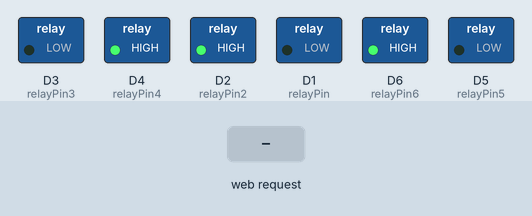
This sketch was run on a simulated ESP8266 (NodeMCU). On the bench: switched loads named in the sketch (green lamp = pin HIGH). The inputs (shaded band) are chosen by the test bench. What the sketch prints to the serial monitor is not drawn.

Above: at 1.2 s.
1.3 s: HTTP request GET /1/off received
At 2.3 s:
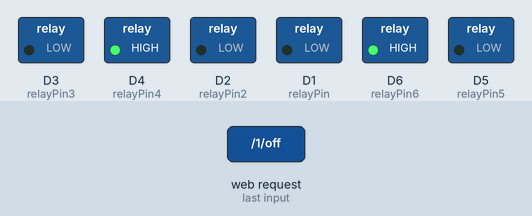
2.8 s: HTTP request GET /1/reverse received
At 3.4 s:
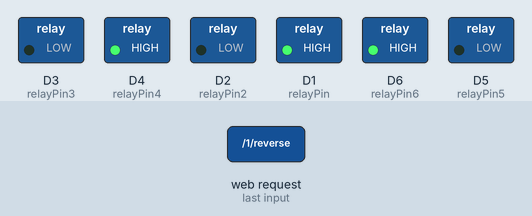
4.3 s: HTTP request GET /2/off received
At 4.6 s:
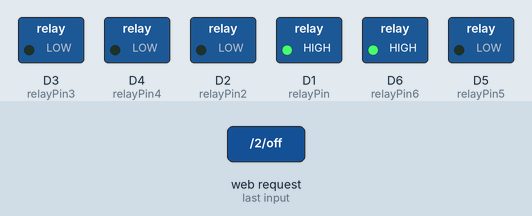
5.8 s: HTTP request GET /1/on received
At 6.9 s:
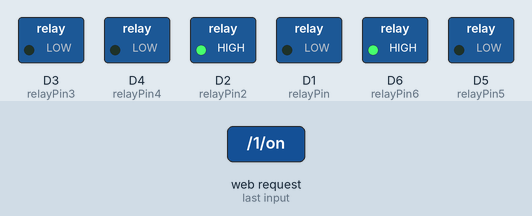
7.3 s: HTTP request GET /2/reverse received
At 8.0 s:
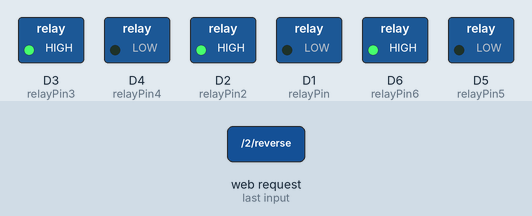
8.8 s: HTTP request GET /2/on received
At 9.2 s:
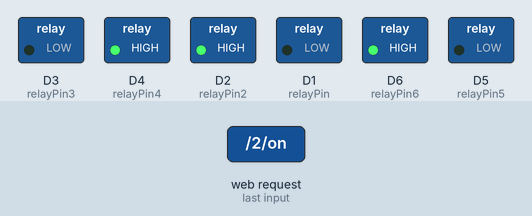
Timing chart, 0 to 11.3 s (numbered marks = the images above; inputs shaded):
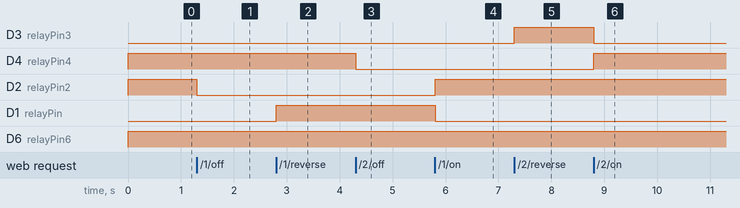

Measured:
- after the input at 1.3 s, D2 (relayPin2): HIGH → LOW at once
- after the input at 2.8 s, D1 (relayPin): LOW → HIGH at once
- after the input at 4.3 s, D4 (relayPin4): HIGH → LOW at once
- after the input at 5.8 s, D2 (relayPin2): LOW → HIGH at once; D1 (relayPin): HIGH → LOW at once
- after the input at 7.3 s, D3 (relayPin3): LOW → HIGH at once
- after the input at 8.8 s, D3 (relayPin3): HIGH → LOW at once; D4 (relayPin4): LOW → HIGH at once

The sketch:

machine_timing.ino
```cpp
#include <ESP8266WiFi.h>
#include <ESP8266WebServer.h>

//Componnent 1
#define relayPin D1
#define relayPin2 D2
bool isTurnC1On = true;
bool isC1Reverse = false;

//Componnent 2
#define relayPin3 D3
#define relayPin4 D4
bool isTurnC2On = true;
bool isC2Reverse = false;

//Componnent 3
#define relayPin5 D5
#define relayPin6 D6


ESP8266WebServer server(80);

const char* apSSID = "Marchan_Machine1"; // Access Point SSID
const char* apPassword = "config123";  // Access Point Password

void handleRoot();
void handleOffC1();
void handleOnC1();
void handleRevC1();
void handleOffC2();
void handleOnC2();
void handleRevC2();

void setup() {
  Serial.begin(115200);
  pinMode(relayPin,OUTPUT);
  pinMode(relayPin2,OUTPUT);
  pinMode(relayPin3,OUTPUT);
  pinMode(relayPin4,OUTPUT);
  pinMode(relayPin5,OUTPUT);
  pinMode(relayPin6,OUTPUT);

  digitalWrite(relayPin,  LOW);
  digitalWrite(relayPin2,  LOW);
  digitalWrite(relayPin3,  LOW);
  digitalWrite(relayPin4,  LOW);
  digitalWrite(relayPin5,  LOW);
  digitalWrite(relayPin6,  LOW);

  // put your setup code here, to run once:
  WiFi.softAP(apSSID, apPassword);
  Serial.println("Access Point started.");
  Serial.print("SSID: ");
  Serial.println(apSSID);
  Serial.print("IP Address: ");
  Serial.println(WiFi.softAPIP());

  server.on("/", handleRoot);
  server.on("/1/off", handleOffC1);
  server.on("/1/on", handleOnC1);
  server.on("/1/reverse", handleRevC1);


  server.on("/2/off", handleOffC2);
  server.on("/2/on", handleOnC2);
  server.on("/2/reverse", handleRevC2);

  server.begin();
  Serial.println("HTTP server started.");
}

void loop() {
  // put your main code here, to run repeatedly:
  if(isTurnC1On){
    if(isC1Reverse){
      turnComponentReverse(relayPin,relayPin2);
    }else{
      turnComponent(relayPin,relayPin2);
    }
  }else{
    turnOffComponent(relayPin,relayPin2);
  }

  if(isTurnC2On){
    if(isC2Reverse){
      turnComponentReverse(relayPin3,relayPin4);
    }else{
      turnComponent(relayPin3,relayPin4);
    }
  }else{
    turnOffComponent(relayPin3,relayPin4);
  }

  turnComponent(relayPin5,relayPin6);

  server.handleClient();
}

void handleRoot(){
  String response = "{\"Healthy\": " + String(true) + "}";
  server.sendHeader("Access-Control-Allow-Origin", "*");
  server.send(200, "application/json", response);
}

void turnComponent(int pin, int pin2){
  digitalWrite(pin, LOW);
  digitalWrite(pin2,  HIGH);
}

void turnComponentReverse(int pin, int pin2){
  digitalWrite(pin2, LOW);
  digitalWrite(pin,  HIGH);
}

void turnOffComponent(int pin, int pin2){
  digitalWrite(pin, LOW);
  digitalWrite(pin2,  LOW);
}

void handleOffC1(){
    isTurnC1On = false;
    isC1Reverse = false;
    String response = "{\"Component 1 Off\": true}";
    server.sendHeader("Access-Control-Allow-Origin", "*");
    server.send(200, "application/json", response);
}

void handleOnC1(){
    isTurnC1On = true;
    isC1Reverse = false;
    String response = "{\"Component 1 Off\": true}";
    server.sendHeader("Access-Control-Allow-Origin", "*");
    server.send(200, "application/json", response);
}

void handleRevC1(){
    isTurnC1On = true;
    isC1Reverse = true;
    String response = "{\"Component 1 Reverse\": true}";
    server.sendHeader("Access-Control-Allow-Origin", "*");
    server.send(200, "application/json", response);
}

void handleOffC2(){
    isTurnC2On = false;
    isC2Reverse = false;
    String response = "{\"Component 1 Off\": true}";
    server.sendHeader("Access-Control-Allow-Origin", "*");
    server.send(200, "application/json", response);
}

void handleOnC2(){
    isTurnC2On = true;
    isC2Reverse = false;
    String response = "{\"Component 1 Off\": true}";
    server.sendHeader("Access-Control-Allow-Origin", "*");
    server.send(200, "application/json", response);
}

void handleRevC2(){
    isTurnC2On = true;
    isC2Reverse = true;
    String response = "{\"Component 1 Reverse\": true}";
    server.sendHeader("Access-Control-Allow-Origin", "*");
    server.send(200, "application/json", response);
}
```
